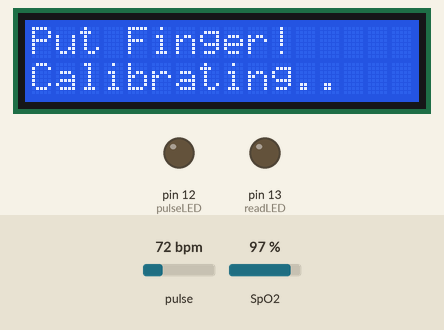
This sketch was run on a simulated Arduino Uno, built with avr-gcc and run on an emulated ATmega328P. On the bench: 16×2 character LCD, output pins drawn as LEDs (lit = HIGH). Dashed ring = blinking. Inputs (shaded band) come from the test bench; at power-on: pulse 72 bpm, SpO2 97 %. What the sketch prints to the serial monitor is not drawn.

Above: at 5.1 s.
At 9.36 s:
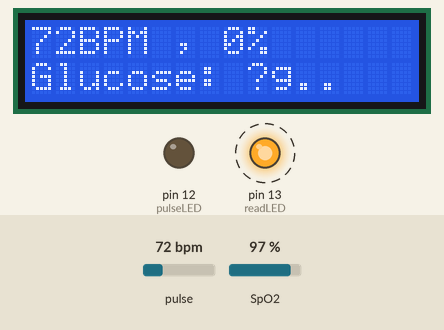
9.8 s: pulse set to 100 bpm
At 11.36 s:
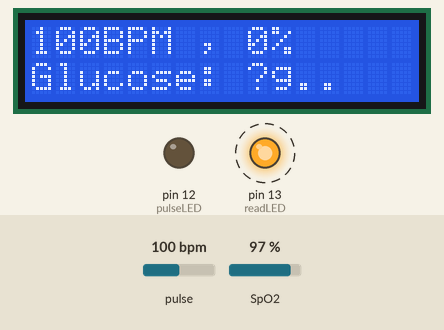
11.6 s: pulse set to 42 bpm
At 13.36 s:
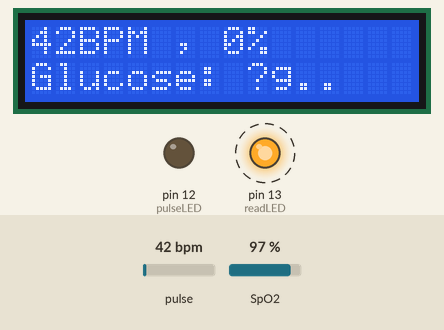
13.6 s: pulse set to 130 bpm
At 14.8 s:
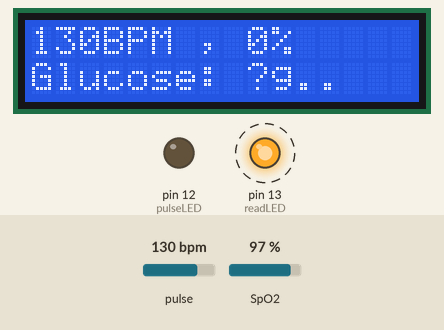
Timing chart, 0 to 21.6 s (numbered marks = the images above; inputs shaded):
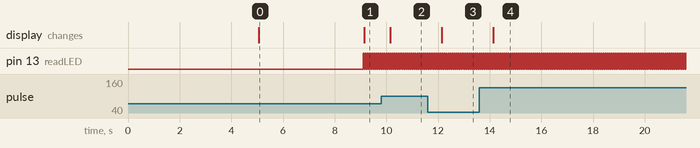

Measured:
- after the input at 9.8 s, the display: changes after 0.35 s (image 2)
- after the input at 11.6 s, the display: changes after 0.55 s (image 3)
- after the input at 13.6 s, the display: changes after 0.55 s (image 4)
- by itself, pin 13 (readLED): alternates HIGH for 0.04 s and LOW for 0.04 s
- what the display in image 0 shows lasts 4.0 s, from 5.1 s to 9.1 s

The sketch:

glucometer_max30102.ino
```cpp
#include <LiquidCrystal.h>
#include <Wire.h>
#include "MAX30105.h"
#include "spo2_algorithm.h"

/* LCD Setup */
const int rs = 19, en = 18, d4 = 5, d5 = 17, d6 = 16, d7 = 4;
LiquidCrystal lcd(rs, en, d4, d5, d6, d7);
/************/

MAX30105 particleSensor;

#define MAX_BRIGHTNESS 255

uint32_t irBuffer[100]; //infrared LED sensor data
uint32_t redBuffer[100];  //red LED sensor data

int32_t bufferLength; //data length
int32_t spo2; //SPO2 value
int8_t validSPO2; //indicator to show if the SPO2 calculation is valid
int32_t heartRate; //heart rate value
int8_t validHeartRate; //indicator to show if the heart rate calculation is valid
float glucose_level = 0.0;  // glucose value

char line1_buf[100];
char line2_buf[100];

byte pulseLED = 12; //Must be on PWM pin
byte readLED = 13; //Blinks with each data read

void setup()
{
  Serial.begin(115200); // initialize serial communication at 115200 bits per second:

  /* LCD initialization */
  lcd.begin(16, 2);
  lcd.setCursor(0, 0);
  lcd.print("Put Finger!");
  lcd.display();
  /* */

  pinMode(pulseLED, OUTPUT);
  pinMode(readLED, OUTPUT);

  // Initialize sensor
  if (!particleSensor.begin(Wire, I2C_SPEED_FAST)) //Use default I2C port, 400kHz speed
  {
    Serial.println(F("MAX30105 was not found. Please check wiring/power."));
    while (1);
  }

  Serial.println(F("Will Start in 5 seconds"));
  delay(5000);
  lcd.setCursor(0, 1);
  lcd.print("Calibrating..");

  byte ledBrightness = 60; //Options: 0=Off to 255=50mA
  byte sampleAverage = 4; //Options: 1, 2, 4, 8, 16, 32
  byte ledMode = 2; //Options: 1 = Red only, 2 = Red + IR, 3 = Red + IR + Green
  byte sampleRate = 100; //Options: 50, 100, 200, 400, 800, 1000, 1600, 3200
  int pulseWidth = 411; //Options: 69, 118, 215, 411
  int adcRange = 4096; //Options: 2048, 4096, 8192, 16384

  particleSensor.setup(ledBrightness, sampleAverage, ledMode, sampleRate, pulseWidth, adcRange); //Configure sensor with these settings
}

void loop()
{
  bufferLength = 100; //buffer length of 100 stores 4 seconds of samples running at 25sps

  //read the first 100 samples, and determine the signal range
  for (byte i = 0 ; i < bufferLength ; i++)
  {
    while (particleSensor.available() == false) //do we have new data?
      particleSensor.check(); //Check the sensor for new data

    redBuffer[i] = particleSensor.getRed();
    irBuffer[i] = particleSensor.getIR();
    particleSensor.nextSample(); //We're finished with this sample so move to next sample

    Serial.print(F("red="));
    Serial.print(redBuffer[i], DEC);
    Serial.print(F(", ir="));
    Serial.println(irBuffer[i], DEC);
  }

  //calculate heart rate and SpO2 after first 100 samples (first 4 seconds of samples)
  maxim_heart_rate_and_oxygen_saturation(irBuffer, bufferLength, redBuffer, &spo2, &validSPO2, &heartRate, &validHeartRate);

  //Continuously taking samples from MAX30102.  Heart rate and SpO2 are calculated every 1 second
  while (1)
  {
    //dumping the first 25 sets of samples in the memory and shift the last 75 sets of samples to the top
    for (byte i = 25; i < 100; i++)
    {
      redBuffer[i - 25] = redBuffer[i];
      irBuffer[i - 25] = irBuffer[i];
    }

    //take 25 sets of samples before calculating the heart rate.
    for (byte i = 75; i < 100; i++)
    {
      while (particleSensor.available() == false) //do we have new data?
        particleSensor.check(); //Check the sensor for new data

      digitalWrite(readLED, !digitalRead(readLED)); //Blink onboard LED with every data read

      redBuffer[i] = particleSensor.getRed();
      irBuffer[i] = particleSensor.getIR();
      particleSensor.nextSample(); //We're finished with this sample so move to next sample

      // Process Glucose
      if (heartRate > 0 && spo2 > 0) {
            glucose_level = 16714.61 + 0.47 * heartRate - 351.045 * spo2 + 1.85 * (spo2 * spo2);
      }

      //send samples and calculation result to terminal program through UART
      Serial.print(F("red="));
      Serial.print(redBuffer[i], DEC);
      Serial.print(F(", ir="));
      Serial.print(irBuffer[i], DEC);

      Serial.print(F(", HR="));
      Serial.print(heartRate, DEC);

      Serial.print(F(", HRvalid="));
      Serial.print(validHeartRate, DEC);

      Serial.print(F(", SPO2="));
      Serial.print(spo2, DEC);

      Serial.print(F(", SPO2Valid="));
      Serial.print(validSPO2, DEC);

      Serial.print(F(", Glucose="));
      Serial.println(glucose_level, DEC);

      sprintf(line1_buf, "%dBPM , %d%%   ", heartRate, spo2);
      sprintf(line2_buf, "Glucose: %1f", glucose_level);
      lcd.setCursor(0, 0);
      lcd.print(line1_buf);
      lcd.setCursor(0, 1);
      lcd.print(line2_buf);

    }

    //After gathering 25 new samples recalculate HR and SP02
    maxim_heart_rate_and_oxygen_saturation(irBuffer, bufferLength, redBuffer, &spo2, &validSPO2, &heartRate, &validHeartRate);
  }
}
```
